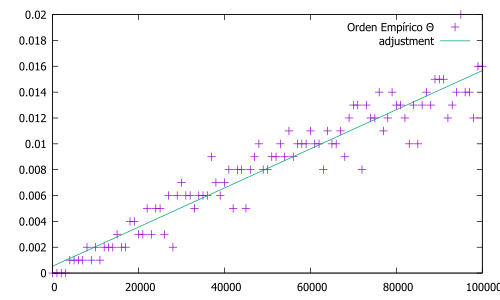

This figure's gnuplot source:
set terminal pdf color
set output 'practica1-gnuplottex-fig4.pdf'
f(x)=1.5138e-007*x+0.000529994
plot "./graph-data/tree_apo.dat" title 'Orden Empírico Θ', f(x) title 'adjustment'
